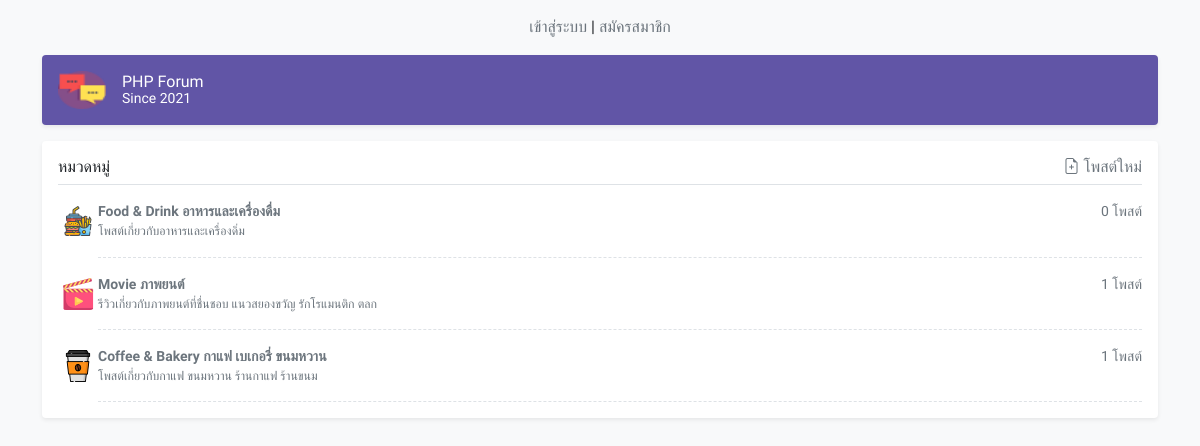
The page / on the database its author committed.
### tables this page shows
CREATE TABLE `categories` (
  `id` bigint(20) unsigned NOT NULL AUTO_INCREMENT,
  `icon` varchar(255) DEFAULT NULL,
  `name` varchar(255) NOT NULL,
  `description` text,
  PRIMARY KEY (`id`)
);

### index.php (the view, shortened to what this page needs)
<!doctype html>
<html lang="en">
<head>
    <link href="https://cdn.jsdelivr.net/npm/bootstrap@5.0.2/dist/css/bootstrap.min.css" rel="stylesheet">
    <link rel="stylesheet" href="https://cdn.jsdelivr.net/npm/bootstrap-icons@1.5.0/font/bootstrap-icons.css">
    <link href="css/style.css" rel="stylesheet">
</head>
<body class="bg-light">
<main class="container">
    <?php include 'partials/header.php'; ?>
    <?php
    include 'partials/connect.php';
    $sql = "SELECT * FROM categories ORDER BY id DESC";
    $result = $conn->query($sql);
    ?>
    <div class="my-3 p-3 bg-body rounded shadow-sm">
        <h6 class="border-bottom pb-2 mb-0">
            หมวดหมู่
            <a href="./create.php" class="nounderline" style="float: right;"><i class="bi bi-file-earmark-plus"></i> โพสต์ใหม่</a>
        </h6>
        <?php
        if ($result->num_rows > 0) {
              while($row = $result->fetch_assoc()) {
        ?>
            <div class="d-flex text-muted pt-3">
                <img src="./uploads/<?php echo $row['icon']; ?>" class="rounded m-1" alt="" width="32" height="32">
                <div class="pb-3 mb-0 small lh-md border-bottom-dashed w-100">
                    <div class="d-flex justify-content-between">
                        <strong class="text-gray-dark">
                            <a href="post.php?category_id=<?php echo $row['id'];?>" class="nounderline">
                                <?php echo $row['name']; ?>
                            </a>
                        </strong>
                        <?php
                            $queryCountPosts = $conn->query("SELECT id FROM posts where category_id ='" . $row['id']. "' ");
                            echo $queryCountPosts->num_rows;
                        ?>
                        โพสต์
                    </div>
                    <span class="d-block small">
                        <a href="post.php?category_id=<?php echo $row['id'];?>" class="nounderline">
                            <?php echo $row['description']; ?>
                        </a>
                    </span>
                </div>
            </div>
        <?php
              }
        }
        ?>
  </div>
</main>
</body>
</html>

### partials/header.php
<div class="row">
    <div class="col-12 text-center">
        <?php if (isset($_COOKIE["logged"]) && $_COOKIE["logged"] == 1) { ?>
            <a href="./profile.php" class="nounderline">สวัสดี, <?php echo $_COOKIE['username']; ?></a> |
            <a href="./logout.php" class="nounderline">ออกจากระบบ</a>
        <?php } else { ?>
                <a href="./login.php" class="nounderline">เข้าสู่ระบบ</a> |
                <a href="./register.php" class="nounderline">สมัครสมาชิก</a>
        <?php } ?>
    </div>
</div>
<div class="d-flex align-items-center p-3 my-3 text-white bg-purple rounded shadow-sm">
    <a href="./index.php">
        <img class="me-3 rounded" src="./images/conversation.png" alt="" width="48" height="38">
    </a>
    <div class="lh-1">
        <h1 class="h6 mb-0 text-white lh-1">PHP Forum</h1>
        <small>Since 2021</small>
    </div>
</div>

### css/style.css (style rules this page uses)
html, body { overflow-x: hidden; font-family: 'Sarabun', sans-serif; }
body { padding-top: 15px; font-family: 'Sarabun', sans-serif; }
.bg-purple { background-color: #6155A6; }
.border-bottom-dashed { border-bottom: 1px dashed #dee2e6 }
.nounderline { color: #6c757d; text-decoration: none !important }

### rows shown on the page
categories: icon (picture), name "Food & Drink อาหารและเครื่องดื่ม", num_rows "0", description "โพสต์เกี่ยวกับอาหารและเครื่องดิ่ม"
categories: icon (picture), name "Movie ภาพยนต์", num_rows "1", description "รีวิวเกี่ยวกับภาพยนต์ที่ชื่นชอบ แนวสยองขวัญ รักโรแมนติก ตลก"
categories: icon (picture), name "Coffee & Bakery กาแฟ เบเกอรี่ ขนมหวาน", num_rows "1", description "โพสต์เกี่ยวกับกาแฟ ขนมหวาน ร้านกาแฟ ร้านขนม"
